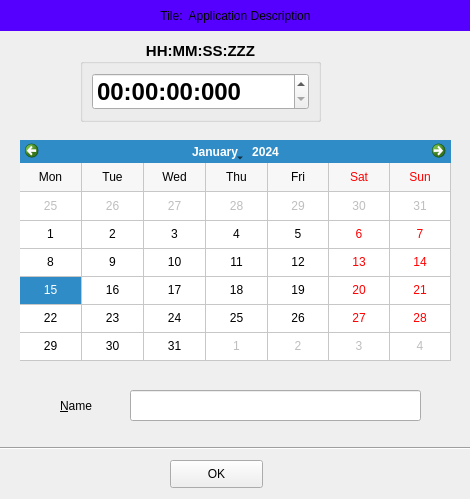
<?xml version="1.0" encoding="UTF-8"?>
<ui version="4.0">
 <class>CutomizeCalendar</class>
 <widget class="QWidget" name="CutomizeCalendar">
  <property name="geometry">
   <rect>
    <x>0</x>
    <y>0</y>
    <width>470</width>
    <height>499</height>
   </rect>
  </property>
  <property name="windowTitle">
   <string>Form</string>
  </property>
  <widget class="QLabel" name="titleLabel">
   <property name="geometry">
    <rect>
     <x>0</x>
     <y>0</y>
     <width>471</width>
     <height>31</height>
    </rect>
   </property>
   <property name="styleSheet">
    <string notr="true">background-color: rgb(85, 0, 255);
font: 75 12pt &quot;MS Sans Serif&quot;;</string>
   </property>
   <property name="text">
    <string>Tile:  Application Description</string>
   </property>
   <property name="alignment">
    <set>Qt::AlignCenter</set>
   </property>
  </widget>
  <widget class="QPushButton" name="minimizeButton">
   <property name="enabled">
    <bool>true</bool>
   </property>
   <property name="geometry">
    <rect>
     <x>0</x>
     <y>0</y>
     <width>41</width>
     <height>31</height>
    </rect>
   </property>
   <property name="autoFillBackground">
    <bool>false</bool>
   </property>
   <property name="styleSheet">
    <string notr="true"/>
   </property>
   <property name="text">
    <string/>
   </property>
   <property name="icon">
    <iconset>
     <normaloff>../../../../../Downloads/minimizeIcon.png</normaloff>../../../../../Downloads/minimizeIcon.png</iconset>
   </property>
   <property name="iconSize">
    <size>
     <width>32</width>
     <height>32</height>
    </size>
   </property>
   <property name="checkable">
    <bool>false</bool>
   </property>
   <property name="autoDefault">
    <bool>false</bool>
   </property>
   <property name="default">
    <bool>false</bool>
   </property>
   <property name="flat">
    <bool>true</bool>
   </property>
  </widget>
  <widget class="QPushButton" name="okButton">
   <property name="geometry">
    <rect>
     <x>170</x>
     <y>460</y>
     <width>93</width>
     <height>28</height>
    </rect>
   </property>
   <property name="text">
    <string>OK</string>
   </property>
  </widget>
  <widget class="Line" name="line">
   <property name="geometry">
    <rect>
     <x>0</x>
     <y>440</y>
     <width>471</width>
     <height>16</height>
    </rect>
   </property>
   <property name="orientation">
    <enum>Qt::Horizontal</enum>
   </property>
  </widget>
  <widget class="QGroupBox" name="groupBox">
   <property name="geometry">
    <rect>
     <x>80</x>
     <y>40</y>
     <width>241</width>
     <height>82</height>
    </rect>
   </property>
   <property name="font">
    <font>
     <family>Arial</family>
     <pointsize>11</pointsize>
     <weight>75</weight>
     <bold>true</bold>
    </font>
   </property>
   <property name="title">
    <string>HH:MM:SS:ZZZ</string>
   </property>
   <property name="alignment">
    <set>Qt::AlignCenter</set>
   </property>
   <layout class="QHBoxLayout" name="horizontalLayout">
    <item>
     <widget class="QDateTimeEdit" name="dateTimeEdit">
      <property name="font">
       <font>
        <family>Arial</family>
        <pointsize>18</pointsize>
        <weight>75</weight>
        <bold>true</bold>
       </font>
      </property>
      <property name="displayFormat">
       <string>hh:mm:ss:zzz</string>
      </property>
     </widget>
    </item>
   </layout>
  </widget>
  <widget class="QCalendarWidget" name="calendarWidget">
   <property name="geometry">
    <rect>
     <x>20</x>
     <y>140</y>
     <width>431</width>
     <height>221</height>
    </rect>
   </property>
   <property name="gridVisible">
    <bool>true</bool>
   </property>
   <property name="verticalHeaderFormat">
    <enum>QCalendarWidget::NoVerticalHeader</enum>
   </property>
  </widget>
  <widget class="QLabel" name="label">
   <property name="geometry">
    <rect>
     <x>60</x>
     <y>390</y>
     <width>51</width>
     <height>31</height>
    </rect>
   </property>
   <property name="text">
    <string>&amp;Name</string>
   </property>
   <property name="buddy">
    <cstring>lineEdit</cstring>
   </property>
  </widget>
  <widget class="QLineEdit" name="lineEdit">
   <property name="geometry">
    <rect>
     <x>130</x>
     <y>390</y>
     <width>291</width>
     <height>31</height>
    </rect>
   </property>
  </widget>
 </widget>
 <tabstops>
  <tabstop>dateTimeEdit</tabstop>
  <tabstop>calendarWidget</tabstop>
  <tabstop>lineEdit</tabstop>
  <tabstop>okButton</tabstop>
  <tabstop>minimizeButton</tabstop>
 </tabstops>
 <resources/>
 <connections/>
</ui>
